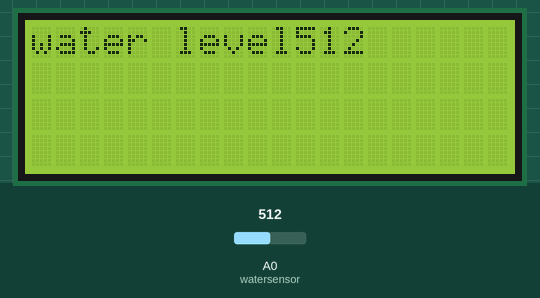
The sketch below on a simulated Arduino Uno, built with avr-gcc and run on an emulated ATmega328P. Parts: 20×4 character LCD. The test bench sets the inputs (shaded band); at power-on: A0 (watersensor) = 512. What the sketch prints to the serial monitor is not drawn.

Above: at 1.3 s.
1.4 s: A0 (watersensor) set to 716
At 3.2 s:
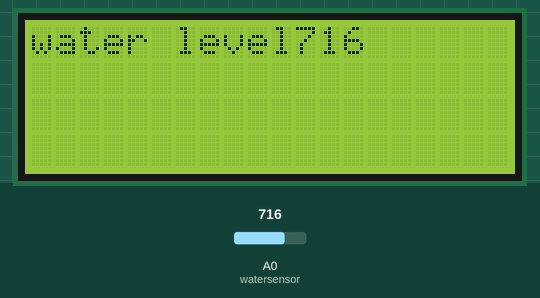
3.6 s: A0 (watersensor) set to 900
At 4.8 s:
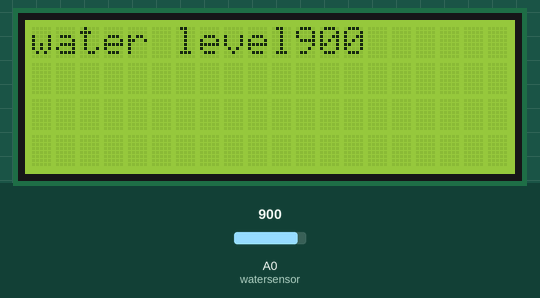
5.7 s: A0 (watersensor) set to 1023
At 7.6 s:
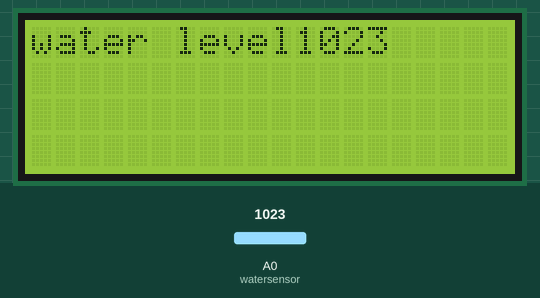
Timing chart, 0 to 9.1 s (numbered marks = the images above; inputs shaded):
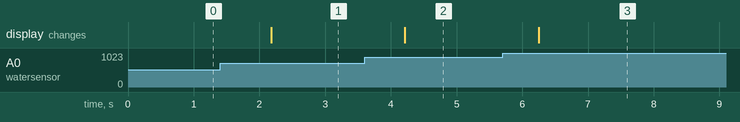

Measured:
- after the input at 1.4 s, the display: changes after 0.78 s (image 1)
- after the input at 3.6 s, the display: changes after 0.61 s (image 2)
- after the input at 5.7 s, the display: changes after 0.55 s (image 3)

The sketch:

lcd_copy_20250221104941.ino
```cpp
//YWROBOT
//Compatible with the Arduino IDE 1.0
//Library version:1.1
#include <Wire.h>
#include <LiquidCrystal_I2C.h>

LiquidCrystal_I2C lcd(0x27,20,4);  // set the LCD address to 0x27 for a 16 chars and 2 line display
int watersensor = A0;
int waterlevel;

void setup()
{
  lcd.init();                      // initialize the lcd
  lcd.init();
  // Print a message to the LCD.
  lcd.backlight();
  pinMode(watersensor , INPUT);
  Serial.begin(9600);
}


void loop()
{
 int waterlevel= analogRead(watersensor);
 lcd.clear();
 lcd.setCursor(0, 0);
 lcd.print("water level");
 lcd.print(waterlevel);
 delay(1000);

 Serial.println("water level:");
 Serial.println(waterlevel);
}
```
